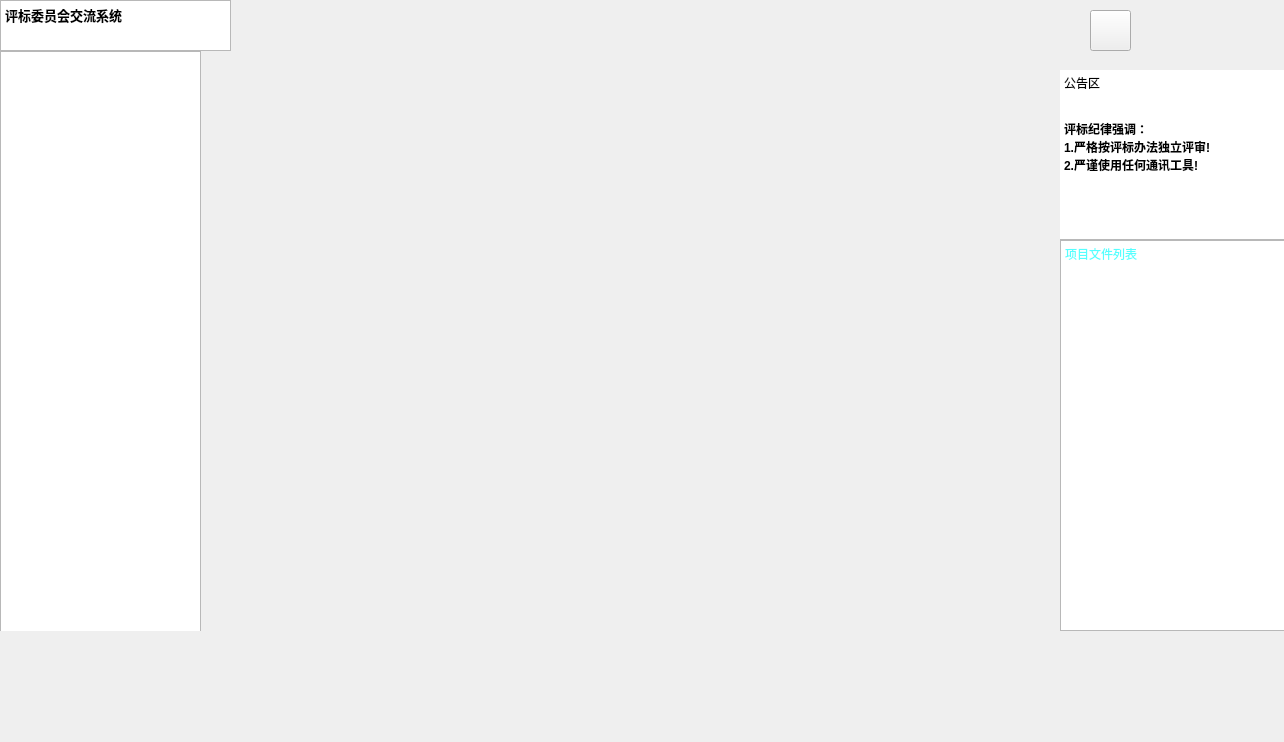
<?xml version="1.0" encoding="UTF-8"?>
<ui version="4.0">
 <class>ChatDialog</class>
 <widget class="QDialog" name="ChatDialog">
  <property name="geometry">
   <rect>
    <x>0</x>
    <y>0</y>
    <width>1284</width>
    <height>742</height>
   </rect>
  </property>
  <property name="windowTitle">
   <string>Dialog</string>
  </property>
  <widget class="QToolButton" name="toolButton_5">
   <property name="geometry">
    <rect>
     <x>1090</x>
     <y>10</y>
     <width>41</width>
     <height>41</height>
    </rect>
   </property>
   <property name="styleSheet">
    <string notr="true">border-image: url(:/res/video_chat_hover.png);</string>
   </property>
   <property name="text">
    <string/>
   </property>
  </widget>
  <widget class="QWidget" name="chat_user_widget" native="true">
   <property name="geometry">
    <rect>
     <x>0</x>
     <y>0</y>
     <width>231</width>
     <height>631</height>
    </rect>
   </property>
   <widget class="QWidget" name="widget_2" native="true">
    <property name="geometry">
     <rect>
      <x>0</x>
      <y>0</y>
      <width>231</width>
      <height>51</height>
     </rect>
    </property>
    <widget class="QTextEdit" name="theme_text_edit_2">
     <property name="geometry">
      <rect>
       <x>0</x>
       <y>0</y>
       <width>231</width>
       <height>51</height>
      </rect>
     </property>
     <property name="html">
      <string>&lt;!DOCTYPE HTML PUBLIC &quot;-//W3C//DTD HTML 4.0//EN&quot; &quot;http://www.w3.org/TR/REC-html40/strict.dtd&quot;&gt;
&lt;html&gt;&lt;head&gt;&lt;meta name=&quot;qrichtext&quot; content=&quot;1&quot; /&gt;&lt;meta charset=&quot;utf-8&quot; /&gt;&lt;style type=&quot;text/css&quot;&gt;
p, li { white-space: pre-wrap; }
hr { height: 1px; border-width: 0; }
li.unchecked::marker { content: &quot;\2610&quot;; }
li.checked::marker { content: &quot;\2612&quot;; }
&lt;/style&gt;&lt;/head&gt;&lt;body style=&quot; font-family:'Microsoft YaHei UI'; font-size:9pt; font-weight:400; font-style:normal;&quot;&gt;
&lt;p style=&quot; margin-top:0px; margin-bottom:0px; margin-left:0px; margin-right:0px; -qt-block-indent:0; text-indent:0px;&quot;&gt;&lt;span style=&quot; font-size:10pt; font-weight:700;&quot;&gt;评标委员会交流系统&lt;/span&gt;&lt;/p&gt;&lt;/body&gt;&lt;/html&gt;</string>
     </property>
    </widget>
   </widget>
   <widget class="QListWidget" name="chat_user_list">
    <property name="geometry">
     <rect>
      <x>0</x>
      <y>51</y>
      <width>201</width>
      <height>581</height>
     </rect>
    </property>
   </widget>
  </widget>
  <widget class="QWidget" name="widget_3" native="true">
   <property name="geometry">
    <rect>
     <x>1060</x>
     <y>70</y>
     <width>251</width>
     <height>561</height>
    </rect>
   </property>
   <widget class="QWidget" name="widget_6" native="true">
    <property name="geometry">
     <rect>
      <x>-1</x>
      <y>-1</y>
      <width>251</width>
      <height>171</height>
     </rect>
    </property>
    <widget class="QTextBrowser" name="textBrowser_3">
     <property name="geometry">
      <rect>
       <x>0</x>
       <y>0</y>
       <width>241</width>
       <height>171</height>
      </rect>
     </property>
     <property name="html">
      <string>&lt;!DOCTYPE HTML PUBLIC &quot;-//W3C//DTD HTML 4.0//EN&quot; &quot;http://www.w3.org/TR/REC-html40/strict.dtd&quot;&gt;
&lt;html&gt;&lt;head&gt;&lt;meta name=&quot;qrichtext&quot; content=&quot;1&quot; /&gt;&lt;meta charset=&quot;utf-8&quot; /&gt;&lt;style type=&quot;text/css&quot;&gt;
p, li { white-space: pre-wrap; }
hr { height: 1px; border-width: 0; }
li.unchecked::marker { content: &quot;\2610&quot;; }
li.checked::marker { content: &quot;\2612&quot;; }
&lt;/style&gt;&lt;/head&gt;&lt;body style=&quot; font-family:'Microsoft YaHei UI'; font-size:9pt; font-weight:400; font-style:normal;&quot;&gt;
&lt;p style=&quot; margin-top:0px; margin-bottom:0px; margin-left:0px; margin-right:0px; -qt-block-indent:0; text-indent:0px;&quot;&gt;公告区&lt;/p&gt;
&lt;p style=&quot;-qt-paragraph-type:empty; margin-top:0px; margin-bottom:0px; margin-left:0px; margin-right:0px; -qt-block-indent:0; text-indent:0px;&quot;&gt;&lt;br /&gt;&lt;/p&gt;
&lt;p style=&quot;-qt-paragraph-type:empty; margin-top:0px; margin-bottom:0px; margin-left:0px; margin-right:0px; -qt-block-indent:0; text-indent:0px;&quot;&gt;&lt;br /&gt;&lt;/p&gt;
&lt;p style=&quot; margin-top:0px; margin-bottom:0px; margin-left:0px; margin-right:0px; -qt-block-indent:0; text-indent:0px;&quot;&gt;&lt;span style=&quot; font-weight:700;&quot;&gt;评标纪律强调：&lt;/span&gt;&lt;/p&gt;
&lt;p style=&quot; margin-top:0px; margin-bottom:0px; margin-left:0px; margin-right:0px; -qt-block-indent:0; text-indent:0px;&quot;&gt;&lt;span style=&quot; font-weight:700;&quot;&gt;1.严格按评标办法独立评审!&lt;/span&gt;&lt;/p&gt;
&lt;p style=&quot; margin-top:0px; margin-bottom:0px; margin-left:0px; margin-right:0px; -qt-block-indent:0; text-indent:0px;&quot;&gt;&lt;span style=&quot; font-weight:700;&quot;&gt;2.严谨使用任何通讯工具!&lt;/span&gt;&lt;/p&gt;&lt;/body&gt;&lt;/html&gt;</string>
     </property>
    </widget>
   </widget>
   <widget class="QListWidget" name="listWidget_3">
    <property name="geometry">
     <rect>
      <x>-5</x>
      <y>171</y>
      <width>251</width>
      <height>461</height>
     </rect>
    </property>
   </widget>
   <widget class="QTextBrowser" name="textBrowser_4">
    <property name="geometry">
     <rect>
      <x>0</x>
      <y>170</y>
      <width>256</width>
      <height>391</height>
     </rect>
    </property>
    <property name="html">
     <string>&lt;!DOCTYPE HTML PUBLIC &quot;-//W3C//DTD HTML 4.0//EN&quot; &quot;http://www.w3.org/TR/REC-html40/strict.dtd&quot;&gt;
&lt;html&gt;&lt;head&gt;&lt;meta name=&quot;qrichtext&quot; content=&quot;1&quot; /&gt;&lt;meta charset=&quot;utf-8&quot; /&gt;&lt;style type=&quot;text/css&quot;&gt;
p, li { white-space: pre-wrap; }
hr { height: 1px; border-width: 0; }
li.unchecked::marker { content: &quot;\2610&quot;; }
li.checked::marker { content: &quot;\2612&quot;; }
&lt;/style&gt;&lt;/head&gt;&lt;body style=&quot; font-family:'Microsoft YaHei UI'; font-size:9pt; font-weight:400; font-style:normal;&quot;&gt;
&lt;p style=&quot; margin-top:0px; margin-bottom:0px; margin-left:0px; margin-right:0px; -qt-block-indent:0; text-indent:0px;&quot;&gt;&lt;span style=&quot; color:#55ffff;&quot;&gt;项目文件列表&lt;/span&gt;&lt;/p&gt;
&lt;p style=&quot;-qt-paragraph-type:empty; margin-top:0px; margin-bottom:0px; margin-left:0px; margin-right:0px; -qt-block-indent:0; text-indent:0px;&quot;&gt;&lt;br /&gt;&lt;/p&gt;&lt;/body&gt;&lt;/html&gt;</string>
    </property>
   </widget>
  </widget>
  <widget class="ChatPage" name="chat_data_widget" native="true">
   <property name="geometry">
    <rect>
     <x>230</x>
     <y>0</y>
     <width>771</width>
     <height>631</height>
    </rect>
   </property>
   <property name="layoutDirection">
    <enum>Qt::LayoutDirection::LeftToRight</enum>
   </property>
  </widget>
 </widget>
 <customwidgets>
  <customwidget>
   <class>ChatPage</class>
   <extends>QWidget</extends>
   <header location="global">chatpage.h</header>
   <container>1</container>
  </customwidget>
 </customwidgets>
 <resources/>
 <connections/>
</ui>
